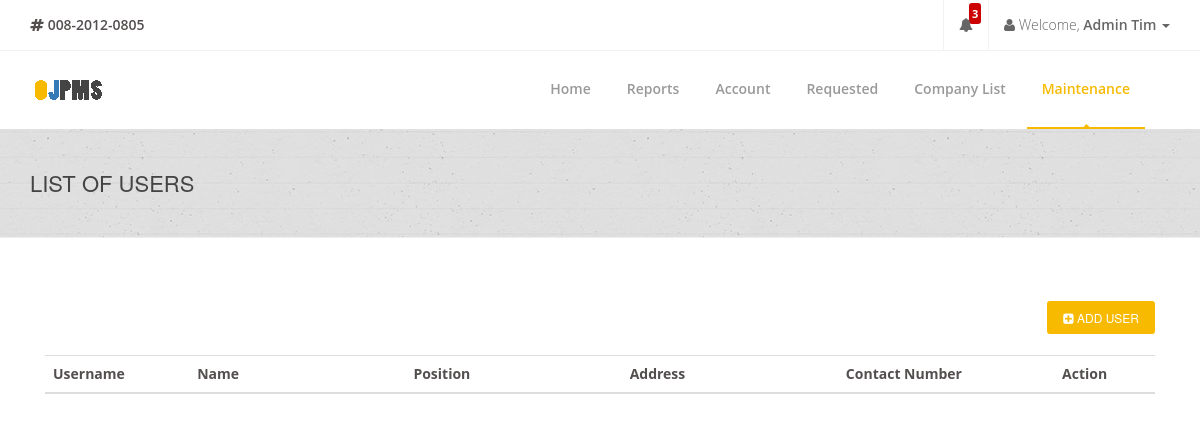
Before: /admin/admin-users.php (signed in) with the older database file.
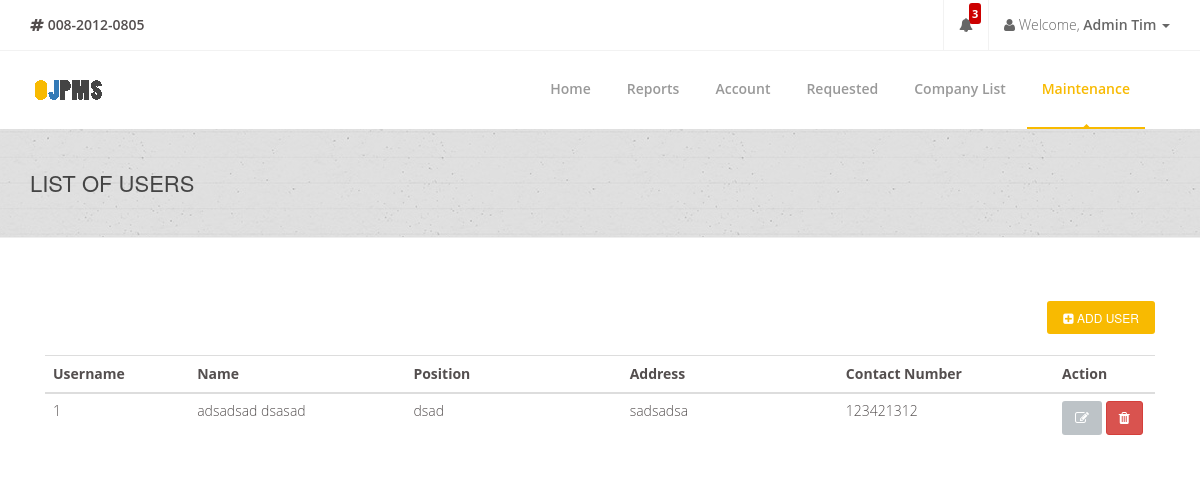
After: the same page with the newer database file.
### tables this page shows
CREATE TABLE `admintbl` (
  `AdminID` int(11) NOT NULL AUTO_INCREMENT,
  `Username` varchar(255) NOT NULL,
  `Password` varchar(255) NOT NULL,
  `SaltedPassword` varchar(255) NOT NULL,
  `FirstName` varchar(255) NOT NULL,
  `MiddleName` varchar(255) NOT NULL,
  `LastName` varchar(255) NOT NULL,
  `Position` varchar(255) NOT NULL,
  `Address` varchar(255) NOT NULL,
  `ContactNumber` varchar(255) NOT NULL,
  `Usertype` varchar(255) NOT NULL,
  PRIMARY KEY (`AdminID`)
);

### connection.php (called while the page is built, shortened)
<?php
class GSecureSQLConfig
{
    static function get_mysqli_config($type = NULL)
    {
        if (strtoupper($type) == 'LOCALHOST') {
            return array(
                'host' => 'localhost:3306',
                'user' => 'root',
                'pass' => '',
                'db' => 'e2edb'
            );
        } else {
            return array(
                'host' => 'mysql.hostinger.ph',
                'user' => 'u987316885_e2edb',
                'pass' => 'o2ehQX3wqO',
                'db' => 'u987316885_e2edb'
            );
        }
    }
}
class GSecureSQL
{
    private static $config;
    private static function _get_mysqli_config()
    {
        self::$config = GSecureSQLConfig::get_mysqli_config();
    }
    static function query($sql, $has_return = FALSE, $types = NULL)
    {
        $cn = new mysqli(
            self::$config['host'],
            self::$config['user'],
            self::$config['pass'],
            self::$config['db']
        );
        $ret = NULL;
        $st = $cn->prepare($sql);
        if (is_null($types)) {
            if (!$has_return) {
                $st->execute();
                $st->close();
                $cn->close();
                $ret = 'Query has been executed';
            } else {
                $st->execute();
                $code_result = '$st->bind_result(';
                $bool = false;
                $p = array();
                for($i = 0; $i < $st->field_count; $i++){
                    if(!$bool){
                        $bool = true;
                        $code_result .= '$p[' . $i . ']';
                    }else{
                        $code_result .= ',$p[' . $i . ']';
                    }
                }
                $code_result .= ');';
                eval($code_result);
                $ret = array();
                $k = 0;
                while($st->fetch()){
                    for($i = 0; $i < count($p); $i++){
                        $ret[$k][$i] = $p[$i];
                    }
                    $k++;
                }
            }
        }
        return $ret;
    }
}

### admin/admin-users.php (the view, shortened to what the changed rows need)
<?php
include('../connection.php');
?>
<!doctype html>
<html lang="en">
<head>
    <link href="../css/bootstrap.min.css" rel="stylesheet"/>
    <link href="../css/bootstrapValidator.min.css" rel="stylesheet"/>
    <link rel="stylesheet" href="../css/font-awesome.min.css" type="text/css" media="screen">
    <link rel="stylesheet" type="text/css" href="../fonts/ffonts/montserrat.css">
    <link rel="stylesheet" type="text/css" href="../fonts/ffonts/open-sans.css">
    <link rel="stylesheet" type="text/css" href="../css/slicknav.css" media="screen">
    <link rel="stylesheet" type="text/css" href="../css/style.css" media="screen">
    <link rel="stylesheet" type="text/css" href="../css/responsive.css" media="screen">
    <link rel="stylesheet" type="text/css" href="../css/animate.css" media="screen">
    <link rel="stylesheet" type="text/css" href="../css/colors/yellow.css" title="yellow" media="screen"/>
    <link rel="stylesheet" href="../css/notif.css"/>
</head>
<body>
<div id="container">
    <div class="page-banner" style="padding:40px 0; center #f9f9f9;">
        <div class="container">
            <div class="row">
                <div class="col-md-6">
                    <h2>List of Users</h2>
                </div>
            </div>
        </div>
    </div>
    <br><br><br>
    <div class="container">
        <div class="col-md-12">
            <table class="table segment table-hover">
                <thead>
                <tr>
                    <th width='10%' class='tabletitle'>Username</th>
                    <th width='15%' class='tabletitle'>Name</th>
                    <th width='15%' class='tabletitle'>Position</th>
                    <th width='15%' class='tabletitle'>Address</th>
                    <th width='15%' class='tabletitle'>Contact Number</th>
                    <th width='7%' class='tabletitle'>Action</th>
                </thead>
                <tbody>
                <?php
                    $admin_tbl =
                        GSecureSQL::query(
                            "SELECT Username, FirstName, LastName, Position, Address, ContactNumber FROM admintbl WHERE Usertype = 'Adviser'",
                            TRUE
                        );
                foreach($admin_tbl as $value){
                    $Username = $value[0];
                    $FirstName = $value[1];
                    $LastName = $value[2];
                    $Position = $value[3];
                    $Address = $value[4];
                    $ContactNumber = $value[5];
                    ?>
                    <tr>
                        <td width=10% class=tabletitle><?php echo $Username; ?></td>
                        <td width=15% class=tabletitle><?php echo $FirstName . " " . $LastName; ?></td>
                        <td width=15% class=tabletitle><?php echo $Position; ?></td>
                        <td width=15% class=tabletitle><?php echo $Address; ?></td>
                        <td width=15% class=tabletitle><?php echo $ContactNumber; ?></td>
                        <td width=7% class=tabletitle>
                            <a href="admin-editcourse.php?id=" class='btn btn-default'> <i
                                    class='fa fa-pencil-square-o fa-1x'></i> </a>
                            <button class='btn btn-danger' data-toggle='modal'
                                    data-target='#DeleteCourse'><i
                                    class='fa fa-trash fa-1x'></i></button>
                        </td>
                    </tr>
                <?php
                }
                ?>
                </tbody>
            </table>
        </div>
    </div>
</body>
</html>

Changed rows visible on the page:
added admintbl: Username "1", FirstName "adsadsad", LastName "dsasad", Position "dsad", Address "sadsadsa", ContactNumber "123421312"
